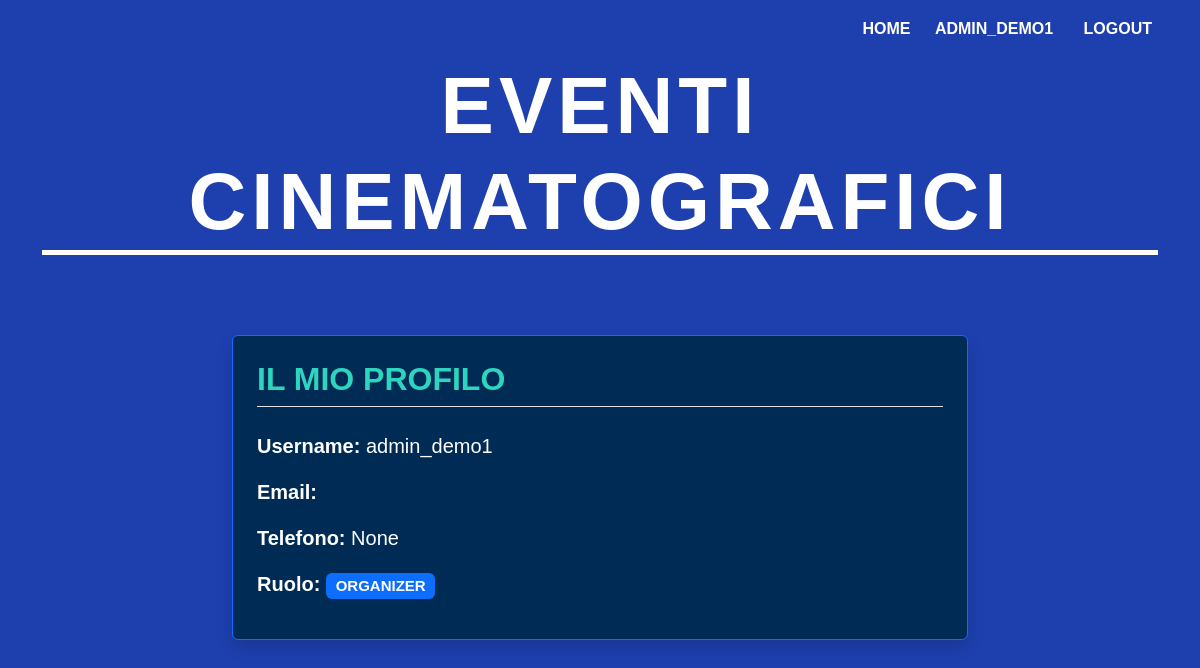
Page /profile/ (signed in) on the committed database.
### accounts/models.py (models this page shows, shortened)
class CustomUser(AbstractUser):
    ROLE_CHOICES = (
    ('organizer', 'Organizer'),
    ('attendee', 'Attendee'),
    )
    email = models.EmailField(max_length=254, blank = True, null = True, verbose_name='Indirizzo Email')
    numero_telefono = models.CharField(max_length=10, blank=True, null=True, verbose_name="numero telefono")
    role = models.CharField(max_length=20, choices=ROLE_CHOICES, default='attendee', verbose_name='Ruolo')

### eventi/views.py (the view)
# urls.py: path('profile/', ProfileView.as_view(), name='user_profile'),
class ProfileView(LoginRequiredMixin, View):
    template_name = 'eventi/profile.html'
    def get(self, request, *args, **kwargs):
        user_registrations = Registration.objects.filter(user=request.user).order_by('event__date')
        return render(request, self.template_name, {'user_registrations': user_registrations})

### eventi/templates/eventi/profile.html (shortened to what this page needs)
{% extends 'eventi/base.html' %}
{% block content %}
<div class="row justify-content-center mt-5">
    <div class="col-md-8">
        <div class="card text-white border-primary mb-4 p-4 shadow" style="background-color: #002b54">
            <h2 class="fw-bold border-bottom pb-2 text-uppercase" style="color: #2DD4BF">Il Mio Profilo</h2>
            <div class="mt-3">
                <p class="fs-5"><strong>Username:</strong> {{ user.username }}</p>
                <p class="fs-5"><strong>Email:</strong> {{ user.email }}</p>
                <p class="fs-5"><strong>Telefono:</strong> {{ user.numero_telefono }}</p>
                <p class="fs-5"><strong>Ruolo:</strong> <span class="badge bg-primary text-uppercase">{{ user.get_role_display }}</span></p>
            </div>
        </div>
    </div>
</div>
{% endblock %}

### eventi/templates/eventi/base.html (shortened to what this page needs)
<!DOCTYPE html>
<html lang="it">
<head>
    <link href="https://cdn.jsdelivr.net/npm/bootstrap@5.3.8/dist/css/bootstrap.min.css" rel="stylesheet">
</head>
<body>
    <div class="container">
        <div class="top-nav">
            <a href="{% url 'eventi:event_list' %}">HOME</a>
            {% if user.is_authenticated %}
                <a href="{% url 'eventi:user_profile' %}"> {{ user.username|upper }}</a>
                <form method="post" action="{% url 'logout' %}" class="d-inline">
                    <button type="submit">LOGOUT</button>
                </form>
            {% else %}
                <a href="{% url 'login' %}">ACCEDI</a>
                <a href="{% url 'signup' %}">REGISTRATI</a>
            {% endif %}
        </div>
        <header class="text-center">
            <h1 class="cinema-header">Eventi Cinematografici</h1>
        </header>
        <main>
            {% block content %}
            {% endblock %}
        </main>
    </div>
</body>
</html>

### eventi/templates/eventi/base.html (style rules this page uses)
body { background-color: #1E40AF; color: #ffffff; font-family: 'Arial', sans-serif; }
.cinema-header { font-size: 5rem; font-weight: 900; letter-spacing: 5px; text-transform: uppercase; border-bottom: 5px solid #ffffff; margin-bottom: 2rem; display: inline-block; width: 100%; }
.top-nav { padding: 1rem 0; text-align: right; }
.top-nav a, .top-nav button { color: #ffffff; text-decoration: none; font-weight: bold; margin-left: 20px; background: none; border: none; }

### rows in the picture
CustomUser: username "ADMIN_DEMO1", username "admin_demo1", numero_telefono "None", role "ORGANIZER"
